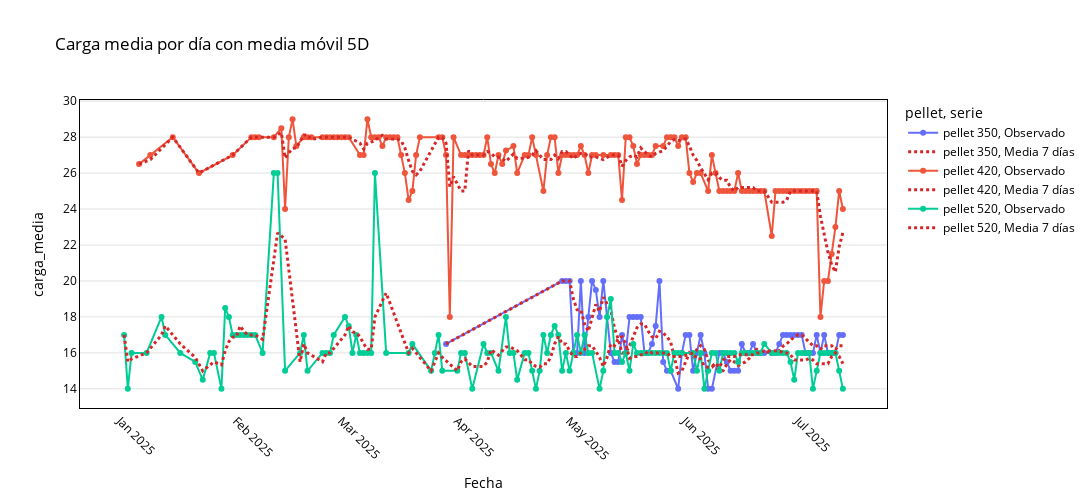

Write notebook code for a chart like this one.
### Code cell
fig = line_with_rolling(
    df=summary_pel_date,
    x="Fecha",
    y="carga_media",     # <- tu métrica
    color="pellet",    # <- tu categoría (equivalente a hue)
    window="5D",       # "7D" = ventana temporal de 7 días; usa 7 si son 7 observaciones
    title="Carga media por día con media móvil 5D",
    color_discrete_map={
        # opcional: colores corporativos por 'pellet'
        # "Pellet A": "#17877D",
        # "Pellet B": "#5A5A5A",
        # ...
    }
)
fig.show()
